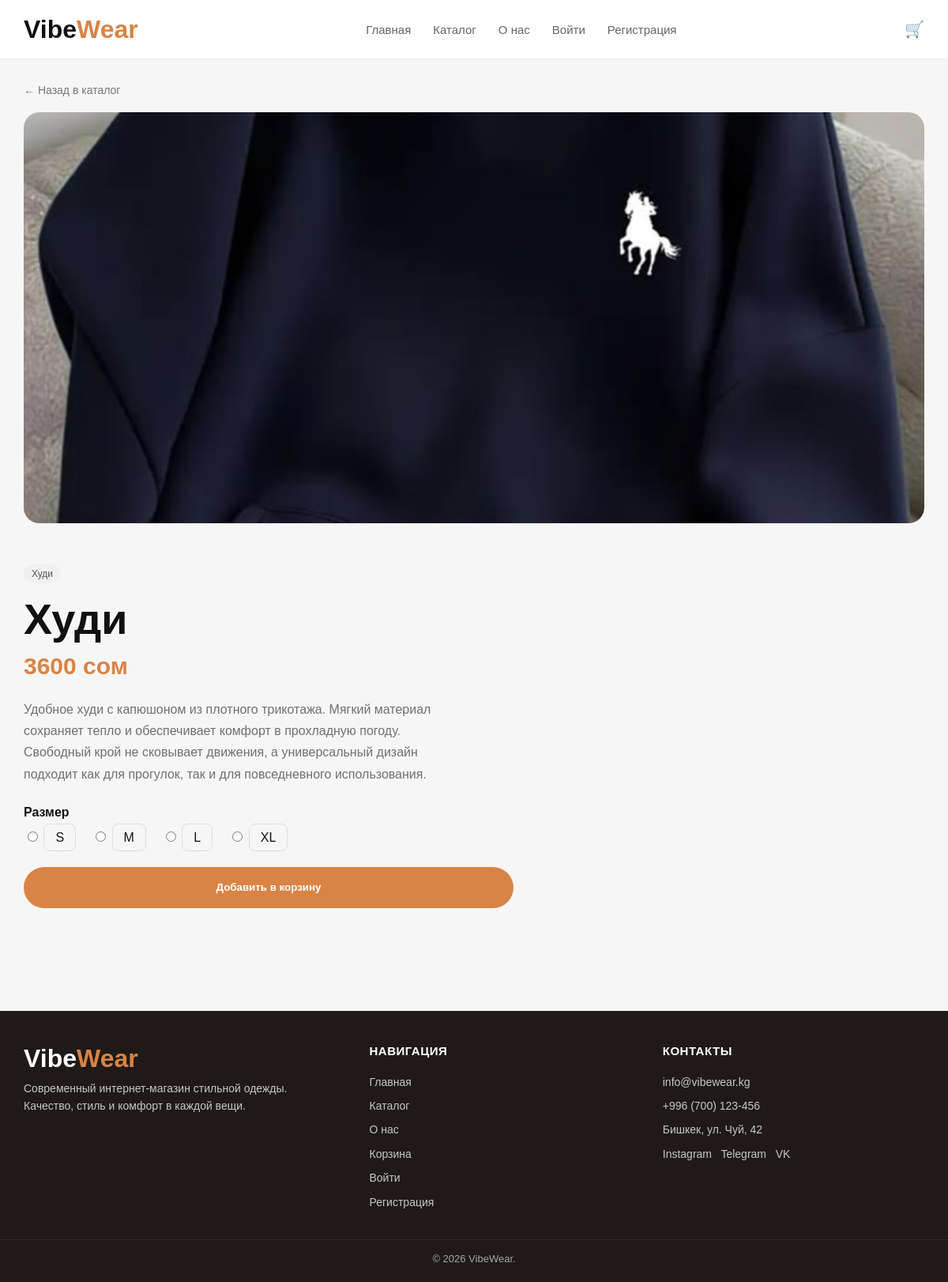
Screenshot of /product/2/ with the database file from the repository.
### shop/models.py (models this page shows, shortened)
class Product(models.Model):
    CATEGORY_CHOICES = [
        ("Футболки", "Футболки"),
        ("Худи", "Худи"),
        ("Джинсы", "Джинсы"),
        ("Куртки", "Куртки"),
        ("Обувь", "Обувь"),
        ("Рубашки", "Рубашки"),
        ("Штаны", "Штаны"),
        ("Свитшоты", "Свитшоты"),
    ]
    name = models.CharField(max_length=200, verbose_name="Название")
    price = models.PositiveIntegerField(verbose_name="Цена")
    category = models.CharField(max_length=50, choices=CATEGORY_CHOICES, verbose_name="Категория")
    image = models.CharField(max_length=255, verbose_name="Путь к картинке")
    description = models.TextField(verbose_name="Описание")

### shop/views.py (the view)
# urls.py: path("product/<int:id>/", views.product, name="product"),
def product(request, id):
    product_data = Product.objects.filter(id=id).first()
    if not product_data:
        return redirect("catalog")
    added_product_id = request.session.get("added_product_id")
    return render(request, "product.html", {
        "product": product_data,
        "added_product_id": added_product_id,
    })

### shop/templates/product.html
{% extends 'base.html' %}
{% block content %}
<section class="product-page-wrap">
    <a href="{% url 'catalog' %}" class="back-link">← Назад в каталог</a>
    <div class="product-layout">
        <div class="product-image-box">
            <img src="{{ product.image }}" alt="{{ product.name }}">
        </div>
        <div class="product-info-box">
            <div class="tag product-tag">{{ product.category }}</div>
            <h1>{{ product.name }}</h1>
            <div class="product-price">{{ product.price }} сом</div>
            <p class="product-description">{{ product.description }}</p>
            <div class="sizes-title">Размер</div>
            <form method="get" action="{% url 'add_to_cart' product.id %}">
                <div class="sizes-row">
                    <label class="size-option">
                        <input type="radio" name="size" value="S" required>
                        <span class="size-btn">S</span>
                    </label>
                    <label class="size-option">
                        <input type="radio" name="size" value="M">
                        <span class="size-btn">M</span>
                    </label>
                    <label class="size-option">
                        <input type="radio" name="size" value="L">
                        <span class="size-btn">L</span>
                    </label>
                    <label class="size-option">
                        <input type="radio" name="size" value="XL">
                        <span class="size-btn">XL</span>
                    </label>
                </div>
                {% if added_product_id == product.id %}
                    <button type="submit" class="cart-btn success-btn">✓ Добавлено</button>
                {% else %}
                    <button type="submit" class="cart-btn">Добавить в корзину</button>
                {% endif %}
            </form>
        </div>
    </div>
</section>
{% endblock %}

### shop/static/css/style.css (style rules this page uses)
* { box-sizing: border-box; }
body { margin: 0; font-family: Arial, sans-serif; background: #f6f6f6; color: #111; }
a { text-decoration: none; color: inherit; }
.hero-btn, .checkout-btn, .cart-btn, .home-btn { display: inline-flex; align-items: center; justify-content: center; background: #d98445; color: #fff; border: none; border-radius: 999px; height: 52px; padding: 0 26px; font-weight: 700; cursor: pointer; }
.tag { position: absolute; top: 10px; left: 10px; background: #f0f0f0; color: #555; border-radius: 999px; padding: 5px 10px; font-size: 12px; z-index: 2; }
.product-page-wrap, .success-page-wrap { max-width: 1380px; margin: 0 auto; padding: 30px 30px 60px; }
.back-link { display: inline-block; color: #777; margin-bottom: 20px; font-size: 14px; }
.product-layout { display: grid; grid-template-columns: 1.05fr 1fr; gap: 48px; align-items: center; }
.product-image-box img { width: 100%; height: 720px; object-fit: cover; border-radius: 20px; }
.product-info-box h1 { margin: 14px 0 12px; font-size: 54px; font-weight: 800; }
.product-price { color: #d98445; font-size: 30px; font-weight: 800; margin-bottom: 24px; }
.product-description { color: #707070; line-height: 1.7; font-size: 16px; max-width: 560px; margin-bottom: 26px; }
.sizes-title { font-weight: 700; margin-bottom: 12px; }
.sizes-row { display: flex; gap: 12px; margin-bottom: 28px; }
.cart-btn { width: 100%; max-width: 620px; }
.product-tag { position: static; display: inline-block; }
@media (max-width: 1200px) { .product-layout { grid-template-columns: 1fr; } }
@media (max-width: 1200px) { .product-image-box img { height: 520px; } }
.size-btn { padding: 8px 14px; border: 1px solid #ddd; border-radius: 8px; cursor: pointer; margin-right: 8px; }

### rows the page displays
Product: image (picture), category "Худи", name "Худи", price "3600", description "Удобное худи с капюшоном из плотного трикотажа. Мягкий материал сохраняет тепло и обеспечивает комфорт в прохладную погоду. Свободный крой не сковывает движения, а универсальный дизайн подходит как для прогулок, так и для повседневного использования."
